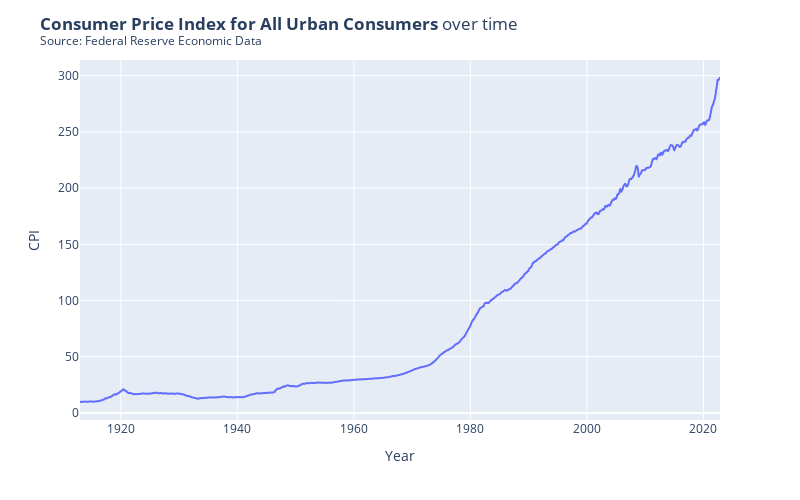

Notebook code cell kept with this figure:
### Code cell
# generate plotly figure
p = px.line(inflation, x='date', y='cpi')
p.update_layout(
    title='<b>Consumer Price Index for All Urban Consumers</b> over time<br><sup>Source: Federal Reserve Economic Data</sup>',
    yaxis_title='CPI',
    xaxis_title='Year',
    width=800,
    height=500,
    )
p.show()
# po.plot(p, filename='cpi.html')

### Figure 1 — Plotly figure (JSON) as saved in the notebook; plotly's stock layout.template omitted (floating-point values rounded to 4 significant figures; data arrays with more than 128 entries replaced by an {"elided": "..."} marker saying what was removed)
{"data": [{"hovertemplate": "date=%{x}<br>cpi=%{y}<extra></extra>", "legendgroup": "", "line": {"color": "#636efa", "dash": "solid"}, "marker": {"symbol": "circle"}, "mode": "lines", "name": "", "showlegend": false, "type": "scattergl", "x": {"elided": "1319 str values"}, "xaxis": "x", "y": {"elided": "1319 float values"}, "yaxis": "y"}], "layout": {"height": 500, "legend": {"tracegroupgap": 0}, "margin": {"t": 60}, "title": {"text": "<b>Consumer Price Index for All Urban Consumers</b> over time<br><sup>Source: Federal Reserve Economic Data</sup>"}, "width": 800, "xaxis": {"anchor": "y", "domain": [0, 1], "title": {"text": "Year"}}, "yaxis": {"anchor": "x", "domain": [0, 1], "title": {"text": "CPI"}}}}
